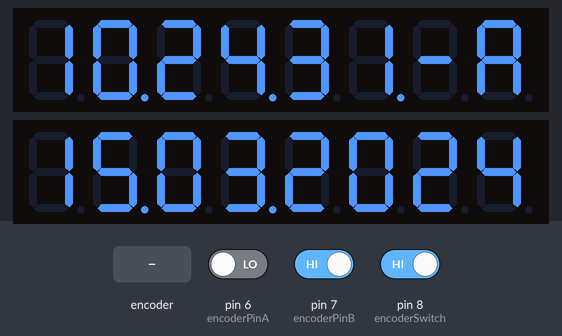
A sketch run on a simulated Arduino Uno, built with avr-gcc and run on an emulated ATmega328P. On the bench: 2 × 8-digit seven-segment display. Inputs (shaded band) come from the test bench; at power-on: pin 8 (encoderSwitch) HIGH, pin 6 (encoderPinA) LOW, pin 7 (encoderPinB) HIGH. The local clock reads 2024-03-15 10:24:30 at power-on unless the sketch sets it.

Above: at 1.2 s.
1.3 s: rotary encoder on pin 6 (encoderPinA) / pin 7 (encoderPinB) turned 1 step (first pin leading)
At 2.9 s:
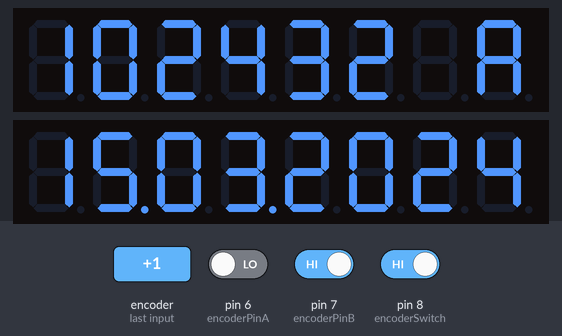
3.0 s: pin 8 (encoderSwitch) driven LOW
At 4.7 s:
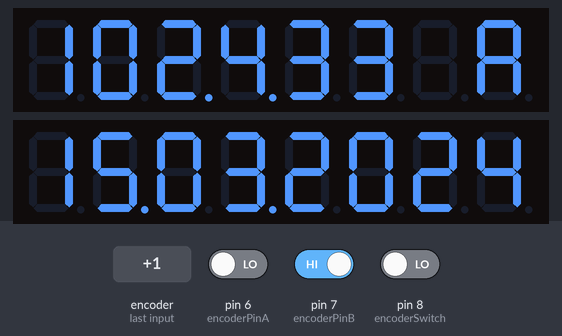
5.4 s: pin 8 (encoderSwitch) driven HIGH
At 5.9 s:
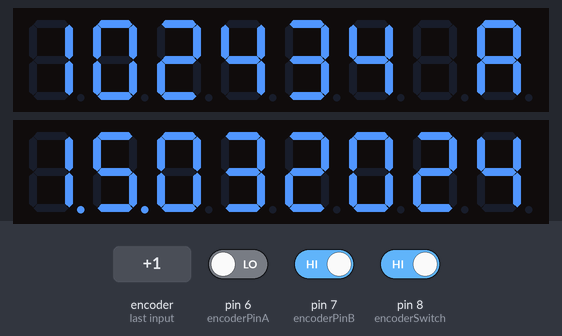
7.0 s: rotary encoder on pin 6 (encoderPinA) / pin 7 (encoderPinB) turned 1 step (first pin leading)
At 8.25 s:
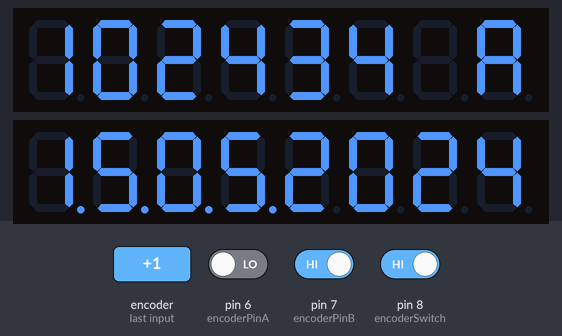
Timing chart, 0 to 9.7 s (numbered marks = the images above; inputs shaded):
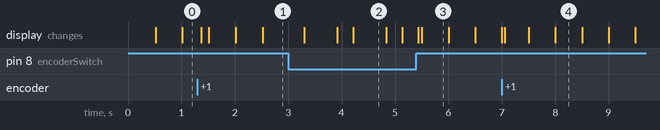

The sketch:

Arduino-7-Segment-Clock.ino
```cpp
#include <LedControl.h>
#include <Arduino.h>
#include <RtcDS1302.h>

// RTC Setup
ThreeWire myWire(4, 5, 2);  // IO, SCLK, CE
RtcDS1302<ThreeWire> Rtc(myWire);

// Encoder and Display
int encoderPinA = 6;
int encoderPinB = 7;
int encoderSwitch = 8;
int brightnessLevel = 5;
int encoderState = 0;
int lastEncoderState = 0;
int mode = 1;  // 1 = Brightness Mode, 2 = Time & Date Setting Mode
int settingStep = 0;

LedControl lc(12, 10, 11, 2);

// Function Prototypes
void displayTime(RtcDateTime now, bool blink);
bool isLeapYear(int year);
int getDaysInMonth(int month, int year);
void adjustTime();

void setup() {
    Serial.begin(9600);
    pinMode(encoderPinA, INPUT);
    pinMode(encoderPinB, INPUT);
    pinMode(encoderSwitch, INPUT_PULLUP);

    lc.shutdown(0, false);
    lc.shutdown(1, false);
    lc.setIntensity(0, brightnessLevel);
    lc.setIntensity(1, brightnessLevel);
    lc.clearDisplay(0);
    lc.clearDisplay(1);

    Rtc.Begin();
    if (!Rtc.IsDateTimeValid()) {
        Serial.println("RTC lost confidence in the DateTime!");
        Rtc.SetDateTime(RtcDateTime(__DATE__, __TIME__));
    }
}

void displayTime(RtcDateTime now, bool blink) {
    int hour24 = now.Hour();
    int hour12 = hour24 % 12;
    if (hour12 == 0) hour12 = 12;
    bool isPM = (hour24 >= 12);
    int minutes = now.Minute();
    int seconds = now.Second();
    int date = now.Day();
    int month = now.Month();
    int year = now.Year() % 100;

    // Display 12-hour time with AM/PM
    lc.setDigit(0, 7, hour12 / 10, false);
    lc.setDigit(0, 6, hour12 % 10, blink);
    lc.setDigit(0, 5, minutes / 10, false);
    lc.setDigit(0, 4, minutes % 10, blink);
    lc.setDigit(0, 3, seconds / 10, false);
    lc.setDigit(0, 2, seconds % 10, blink);
    lc.setChar(0, 1, blink ? '-' : ' ', false);
    lc.setChar(0, 0, isPM ? 'P' : 'A', false);

    // Display date
    lc.setDigit(1, 7, date / 10, false);
    lc.setDigit(1, 6, date % 10, true);
    lc.setDigit(1, 5, month / 10, false);
    lc.setDigit(1, 4, month % 10, true);
    lc.setDigit(1, 3, 2, false);
    lc.setDigit(1, 2, 0, false);
    lc.setDigit(1, 1, year / 10, false);
    lc.setDigit(1, 0, year % 10, false);
}

void adjustTime() {
    static RtcDateTime now = Rtc.GetDateTime();
    static int values[] = {now.Hour(), now.Minute(), now.Day(), now.Month(), now.Year() % 100};

    encoderState = digitalRead(encoderPinA);
    if (encoderState != lastEncoderState) {
        if (digitalRead(encoderPinB) != encoderState) { // Clockwise
            values[settingStep]++;
        } else {  // Counterclockwise
            values[settingStep]--;
        }

        // Apply limits
        switch (settingStep) {
            case 0: // Hours
                if (values[0] > 23) values[0] = 0;
                if (values[0] < 0) values[0] = 23;
                break;
            case 1: // Minutes
                if (values[1] > 59) values[1] = 0;
                if (values[1] < 0) values[1] = 59;
                break;
            case 2: // Day
                if (values[2] > getDaysInMonth(values[3], values[4] + 2000)) values[2] = 1;
                if (values[2] < 1) values[2] = getDaysInMonth(values[3], values[4] + 2000);
                break;
            case 3: // Month
                if (values[3] > 12) values[3] = 1;
                if (values[3] < 1) values[3] = 12;
                break;
            case 4: // Year
                if (values[4] > 99) values[4] = 0;
                if (values[4] < 0) values[4] = 99;
                break;
        }
    }
    lastEncoderState = encoderState;

    // Display blinking values
    bool blink = millis() % 1000 < 500;
    switch (settingStep) {
        case 0: { // 12-hour format
            int hour12 = values[0] % 12;
            if (hour12 == 0) hour12 = 12;
            bool isPM = (values[0] >= 12);
            lc.setDigit(0, 7, hour12 / 10, blink);
            lc.setDigit(0, 6, hour12 % 10, blink);
            lc.setChar(0, 0, isPM ? 'P' : 'A', false);
            break;
        }
        case 1:
            lc.setDigit(0, 5, values[1] / 10, blink);
            lc.setDigit(0, 4, values[1] % 10, blink);
            break;
        case 2:
            lc.setDigit(1, 7, values[2] / 10, blink);
            lc.setDigit(1, 6, values[2] % 10, blink);
            break;
        case 3:
            lc.setDigit(1, 5, values[3] / 10, blink);
            lc.setDigit(1, 4, values[3] % 10, blink);
            break;
        case 4:
            lc.setDigit(1, 1, values[4] / 10, blink);
            lc.setDigit(1, 0, values[4] % 10, blink);
            break;
    }

    if (digitalRead(encoderSwitch) == LOW) {
        settingStep++;
        if (settingStep > 4) {
            Rtc.SetDateTime(RtcDateTime(values[4] + 2000, values[3], values[2], values[0], values[1], 0));
            settingStep = 0;
            mode = 1;
        }
        delay(300);
    }
}

bool isLeapYear(int year) {
    return (year % 4 == 0 && year % 100 != 0) || (year % 400 == 0);
}

int getDaysInMonth(int month, int year) {
    if (month == 2) return isLeapYear(year) ? 29 : 28;
    return (month == 4 || month == 6 || month == 9 || month == 11) ? 30 : 31;
}

void loop() {
    if (digitalRead(encoderSwitch) == LOW) {
        mode = (mode == 1) ? 2 : 1;
        delay(300);
    }

    switch (mode) {
        case 1:
            encoderState = digitalRead(encoderPinA);
            if (encoderState != lastEncoderState) {
                brightnessLevel += (digitalRead(encoderPinB) != encoderState) ? 1 : -1;
                brightnessLevel = constrain(brightnessLevel, 0, 15);
                lc.setIntensity(0, brightnessLevel);
                lc.setIntensity(1, brightnessLevel);
            }
            lastEncoderState = encoderState;
            displayTime(Rtc.GetDateTime(), millis() % 1000 < 500);
            break;
        case 2:

            adjustTime();
            break;
    }
}
```

Measured:
- after the input at 7.0 s, the display: first changes at once (image 4 shows a later state)
- what the display in image 2 shows lasts 0.6 s, from 4.2 s to 4.8 s
